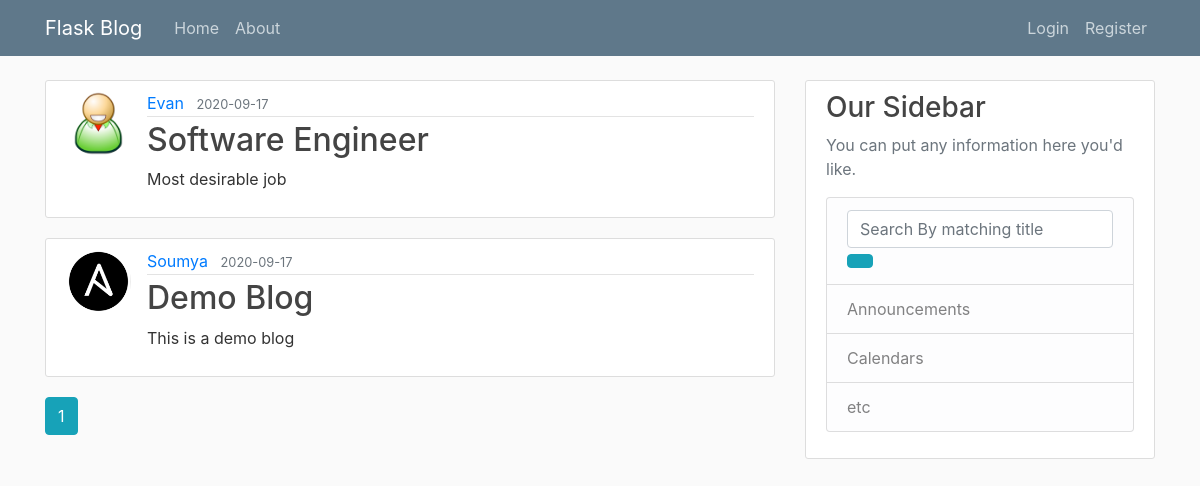
The page /home on the database its author committed.
### flaskblog/models.py (models this page shows, shortened)
class Post(db.Model):
    id = db.Column(db.Integer, primary_key=True)
    title = db.Column(db.String(100), nullable=False)
    date_posted = db.Column(db.DateTime, nullable=False, default=datetime.utcnow)
    content = db.Column(db.Text, nullable=False)
    user_id = db.Column(db.Integer, db.ForeignKey('user.id'), nullable=False)

class User(db.Model, UserMixin):
    id = db.Column(db.Integer, primary_key=True)
    username = db.Column(db.String(20), unique=True, nullable=False)
    email = db.Column(db.String(120), unique=True, nullable=False)
    password = db.Column(db.String(60), nullable=False)
    image_file = db.Column(db.String(20), nullable=False, default='default.jpg')
    email_confirmation_sent_on = db.Column(db.DateTime, nullable=True)
    email_confirmed = db.Column(db.Boolean, nullable=True, default=False)
    email_confirmed_on = db.Column(db.DateTime, nullable=True)
    posts = db.relationship('Post', backref='author', lazy=True)

### flaskblog/main/routes.py (the view)
@main.route('/')
@main.route('/home')
def home():
    page = request.args.get('page', 1, type=int)
    posts = Post.query.order_by(Post.date_posted.desc()).paginate(page=page,per_page=5)
    return render_template('home.html', posts=posts)

### flaskblog/templates/home.html
{% extends "layout.html" %}
{%  block content %}
    {% for post in posts.items %}
      <article class="media content-section">
        <img class="rounded-circle article-img" src="{{ url_for('static', filename='profile_pics/' + post.author.image_file) }}" alt="">
        <div class="media-body">
          <div class="article-metadata">
            <a class="mr-2" href="{{ url_for('users.user_posts', username=post.author.username) }}">{{ post.author.username }}</a>
            <small class="text-muted">{{ post.date_posted.strftime('%Y-%m-%d') }}</small>
          </div>
          <h2><a class="article-title" href="{{ url_for('posts.post', post_id=post.id) }}">{{ post.title }}</a></h2>
          <p class="article-content">{{ post.content }}</p>
        </div>
      </article>
    {% endfor %}
    {% for page_num in posts.iter_pages(left_edge=1, right_edge=1, left_current=1, right_current=2) %}
      {% if page_num %}
        {% if posts.page == page_num %}
        <a class="btn btn-info mb-4" href="{{ url_for('main.home', page=page_num) }}">{{ page_num }}</a>
        {% else %}
          <a class="btn btn-outline-info mb-4" href="{{ url_for('main.home', page=page_num) }}">{{ page_num }}</a>
        {% endif %}
      {% else %}
        ...
      {% endif %}
    {% endfor %}
{% endblock content %}

### flaskblog/templates/layout.html (shortened to what this page needs)
<!DOCTYPE html>
<html lang="en">
<head>
    <link rel="stylesheet" href="https://maxcdn.bootstrapcdn.com/bootstrap/4.0.0/css/bootstrap.min.css"
 />
    <link rel="stylesheet" type="text/css" href="{{ url_for('static', filename='main.css') }}">
</head>
<body>
    <header class="site-header">
        <nav class="navbar navbar-expand-md navbar-dark bg-steel fixed-top">
            <div class="container">
                <a class="navbar-brand mr-4" href="/">Flask Blog</a>
                <div class="collapse navbar-collapse" id="navbarToggle">
                    <div class="navbar-nav mr-auto">
                        <a class="nav-item nav-link" href="{{ url_for('main.home') }}">Home</a>
                        <a class="nav-item nav-link" href="{{ url_for('main.about') }}">About</a>
                    </div>
                    <div class="navbar-nav">
                      {% if current_user.is_authenticated %}
                      <a class="nav-item nav-link" href="{{ url_for('posts.new_post') }}">New Post</a>
                      <a class="nav-item nav-link" href="{{ url_for('users.account') }}">Account</a>
                      <a class="nav-item nav-link" href="{{ url_for('users.logout') }}">Logout</a>
                      {% else %}
                        <a class="nav-item nav-link" href="{{ url_for('users.login') }}">Login</a>
                        <a class="nav-item nav-link" href="{{ url_for('users.register') }}">Register</a>
                      {% endif %}
                    </div>
                </div>
            </div>
        </nav>
    </header>
    <main role="main" class="container">
        <div class="row">
          <div class="col-md-8">
            {% block content %}{% endblock %}
          </div>
          <div class="col-md-4">
            <div class="content-section">
              <h3>Our Sidebar</h3>
              <p class='text-muted'>You can put any information here you'd like.
                <ul class="list-group">
                  <li class="list-group-item list-group-item-light">
                    <div>
                      <input class="form-control" type="text" id="searchPost" name="searchPost" placeholder="Search By matching title" aria-label="Search Bt title or author">
                      <a class="btn btn-info" href="#" id="searchLink" onclick="myFunction()"></a>
                    </div>
                  </li>
                  <li class="list-group-item list-group-item-light">Announcements</li>
                  <li class="list-group-item list-group-item-light">Calendars</li>
                  <li class="list-group-item list-group-item-light">etc</li>
                </ul>
              </p>
            </div>
          </div>
        </div>
      </main>
</body>
</html>

### flaskblog/static/main.css (style rules this page uses)
body { background: #fafafa; color: #333333; margin-top: 5rem; }
h1, h2, h3, h4, h5, h6 { color: #444444; }
.bg-steel { background-color: #5f788a; }
.site-header .navbar-nav .nav-link { color: #cbd5db; }
.content-section { background: #ffffff; padding: 10px 20px; border: 1px solid #dddddd; border-radius: 3px; margin-bottom: 20px; }
.article-title { color: #444444; }
.article-content { white-space: pre-line; }
.article-img { height: 65px; width: 65px; margin-right: 16px; }
.article-metadata { padding-bottom: 1px; margin-bottom: 4px; border-bottom: 1px solid #e3e3e3; }

### rows shown on the page
Post: image_file (placeholder picture), author.username "Evan", date_posted "2020-09-17", title "Software Engineer", content "Most desirable job"
Post: image_file (picture), author.username "Soumya", date_posted "2020-09-17", title "Demo Blog", content "This is a demo blog"

### other values the page prints
{{ page_num }} "1"
